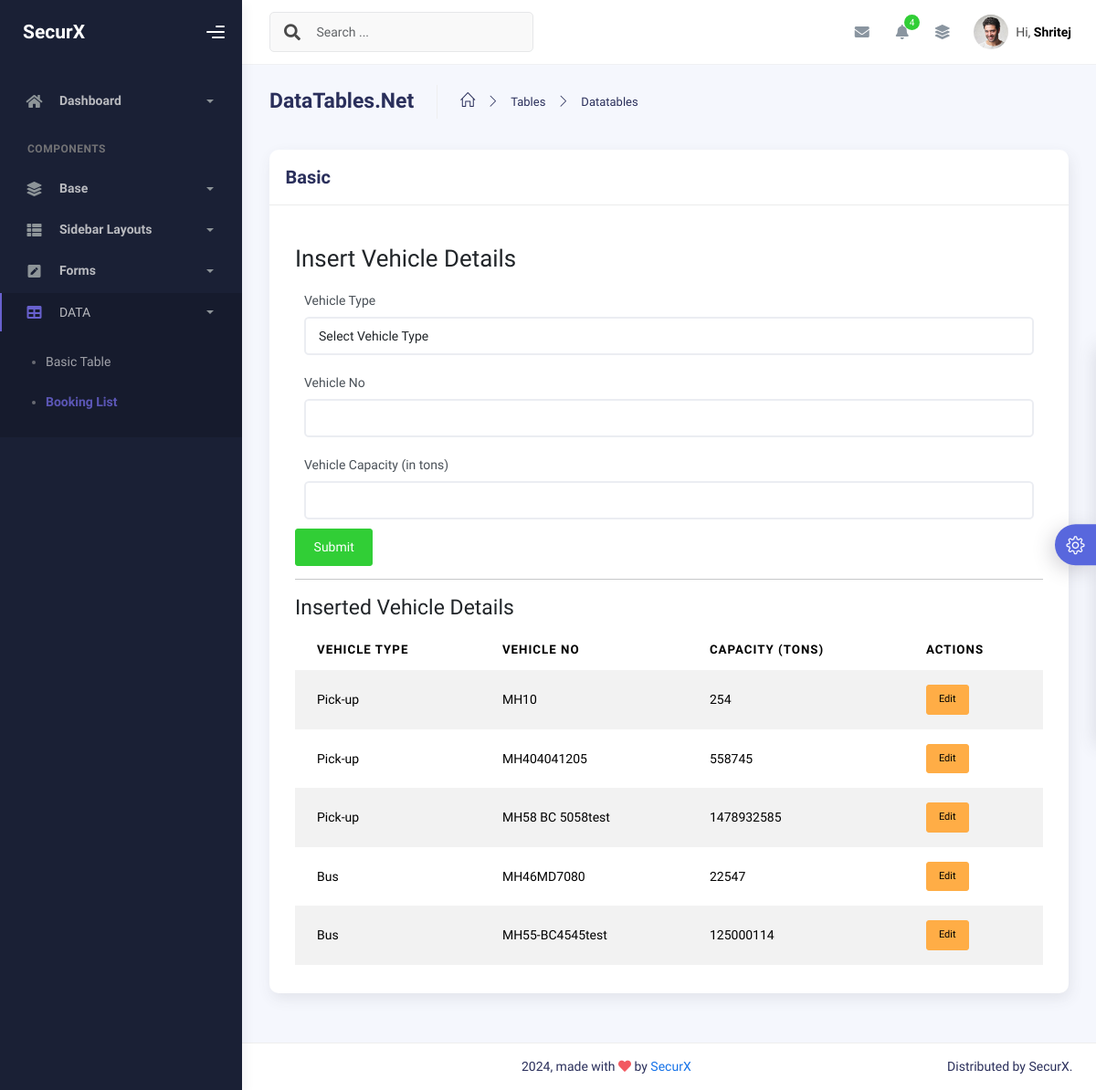
The app's page /forms/addvehicle.php, older data.
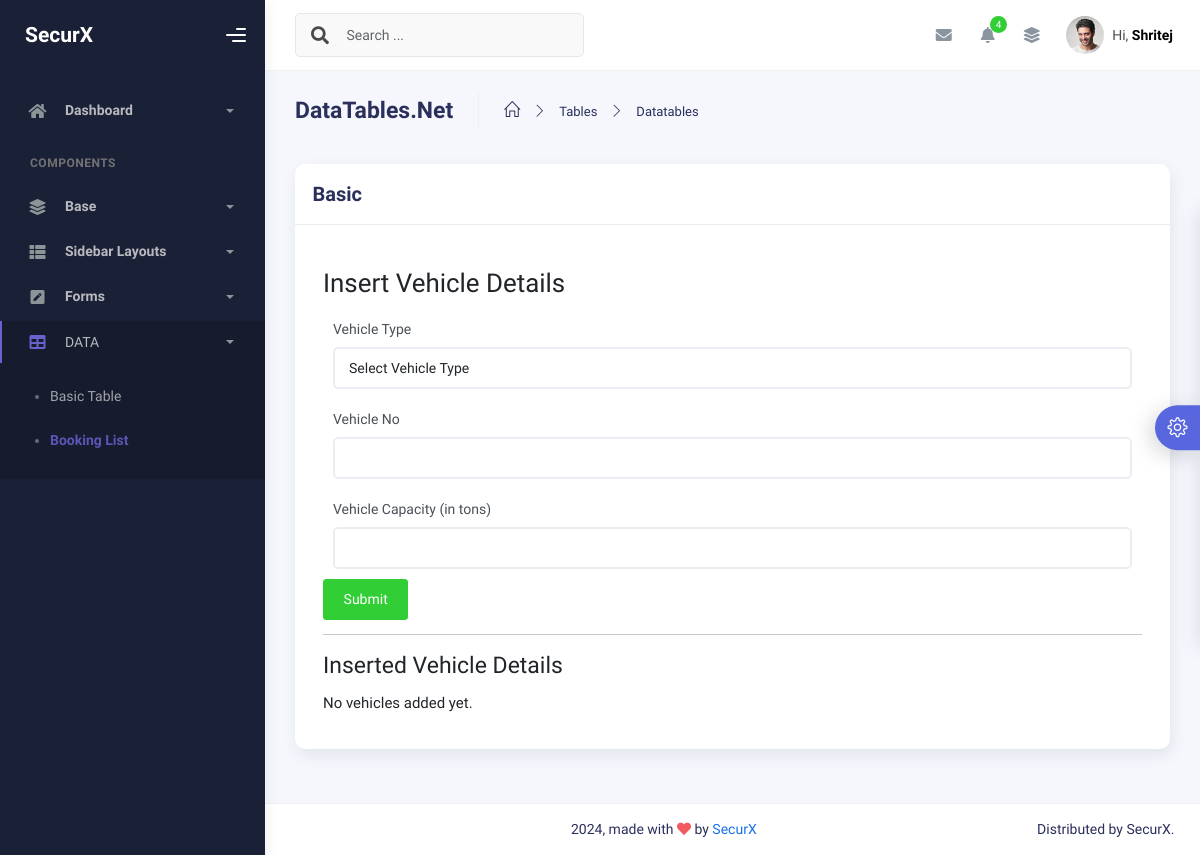
The same page, newer data.
### tables this page shows
CREATE TABLE `vehicles` (
  `id` int(11) NOT NULL,
  `vehicle_type` varchar(50) NOT NULL,
  `vehicle_no` varchar(20) NOT NULL,
  `capacity` int(11) NOT NULL
);

### forms/addvehicle.php (the view, shortened to what the changed rows need)
<?php
include '../db_connect.php';
$edit_data = null;
?>
<!DOCTYPE html>
<html lang="en">
  <head>
    <link rel="stylesheet" href="../assets/css/bootstrap.min.css" />
    <link rel="stylesheet" href="../assets/css/plugins.min.css" />
    <link rel="stylesheet" href="../assets/css/kaiadmin.min.css" />
    <link rel="stylesheet" href="../assets/css/demo.css" />
  </head>
  <body>
    <div class="wrapper">
      <div class="main-panel">
        <div class="container">
          <div class="page-inner">
            <div class="row">
              <div class="col-md-12">
                <div class="card">
                  <div class="card-body">
                    <div class="container mt-4">
    <h2><?php echo isset($edit_data) ? "Edit Vehicle Details" : "Insert Vehicle Details"; ?></h2>
    <form action="addvehicle.php" method="POST">
        <div class="form-group">
        </div>
        <div class="form-group">
        </div>
        <div class="form-group">
        </div>
        <button type="submit" class="btn btn-success"><?php echo isset($edit_data) ? "Update" : "Submit"; ?></button>
    </form>
    <hr>
    <h3>Inserted Vehicle Details</h3>
   <?php
try {
    $stmt = $conn->query("SELECT * FROM vehicles ORDER BY id DESC");
    $rows = $stmt->fetchAll(PDO::FETCH_ASSOC);
    if (count($rows) > 0): ?>
        <table class="table table-striped">
            <thead>
                <tr>
                    <th>Vehicle Type</th>
                    <th>Vehicle No</th>
                    <th>Capacity (tons)</th>
                    <th>Actions</th>
                </tr>
            </thead>
            <tbody>
                <?php foreach ($rows as $row): ?>
                    <tr>
                        <td><?php echo htmlspecialchars($row['vehicle_type']); ?></td>
                        <td><?php echo htmlspecialchars($row['vehicle_no']); ?></td>
                        <td><?php echo htmlspecialchars($row['capacity']); ?></td>
                        <td>
                            <a href="addvehicle.php?edit=<?php echo htmlspecialchars($row['id']); ?>" class="btn btn-warning btn-sm">Edit</a>
                        </td>
                    </tr>
                <?php endforeach; ?>
            </tbody>
        </table>
    <?php else: ?>
        <p>No vehicles added yet.</p>
    <?php endif;
} catch (PDOException $e) {
    echo "Error: " . $e->getMessage();
}
?>
</div>
                  </div>
                </div>
              </div>
            </div>
          </div>
        </div>
      </div>
    </div>
  </body>
</html>

Row changes from the older to the newer data that the page shows:
removed vehicles: vehicle_type "Pick-up", vehicle_no "MH10", capacity "254"
removed vehicles: vehicle_type "Pick-up", vehicle_no "MH404041205", capacity "558745"
removed vehicles: vehicle_type "Pick-up", vehicle_no "MH58 BC 5058test", capacity "1478932585"
removed vehicles: vehicle_type "Bus", vehicle_no "MH46MD7080", capacity "22547"
removed vehicles: vehicle_type "Bus", vehicle_no "MH55-BC4545test", capacity "125000114"
Text that changed along with them:
text no longer shown: "VEHICLE TYPE VEHICLE NO CAPACITY (TONS) ACTIONS"
text now shown: "No vehicles added yet."
